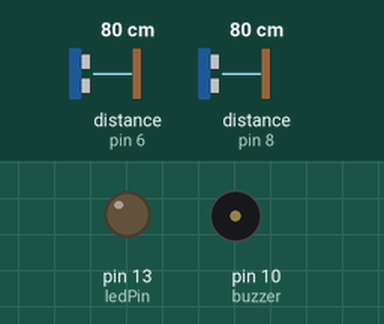
Bench run of a sketch on a simulated Arduino Uno, built with avr-gcc and run on an emulated ATmega328P. Parts: output pins drawn as LEDs (lit = HIGH), buzzer (waves = sounding, pin HIGH). Wiring (inferred from the names in the program): 2 × ultrasonic range finder: trigger pin 7, echo pin 6 / trigger pin 9, echo pin 8. Inputs (shaded band) come from the test bench; at power-on: distance to the obstacle (sensors on pin 6, pin 8) 80 cm. The echo pulse lasts 58.3 µs per cm; pins used as bus, display or sensor lines are not drawn.

Above: at 0.1 s.
At 1.1 s:
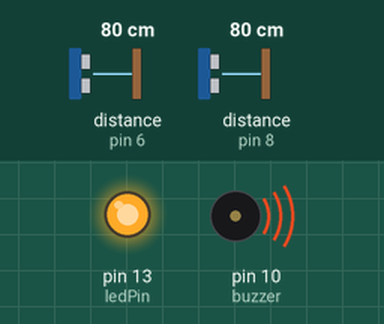
Timing chart, 0 to 2.6 s (numbered marks = the images above):
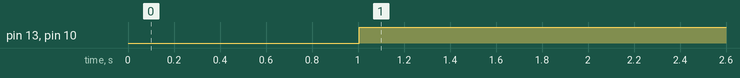

The sketch:

buzzerplusUS.ino
```cpp
// defines pins numbers
const int trigPin = 7;
const int echoPin = 6;
const int buzzer = 10;
const int ledPin = 13;

const int echopin2 = 8;
const int trigpin2 = 9;

// defines variables
int duration;
int distance;

int duration2;
int distance2;


void setup() {
  pinMode(trigPin, OUTPUT); // Sets the trigPin as an Output
  pinMode(echoPin, INPUT);// Sets the echoPin as an Input

  pinMode(trigpin2, OUTPUT);
  pinMode(echopin2, INPUT);

  pinMode(buzzer, OUTPUT);
  pinMode(ledPin, OUTPUT);
  Serial.begin(9600); // Starts the serial communication
}


void loop() {
// Clears the trigPin
digitalWrite(trigPin, LOW);
delayMicroseconds(500);
digitalWrite(trigpin2, LOW);
delayMicroseconds(500);

// Sets the trigPin on HIGH state for 10 micro seconds
digitalWrite(trigPin, HIGH);
digitalWrite(trigpin2,HIGH);
delayMicroseconds(2);
digitalWrite(trigPin, LOW);
digitalWrite(trigpin2,LOW);
delayMicroseconds(2);

// Reads the echoPin, returns the sound wave travel time in microseconds
duration = pulseIn(echoPin, HIGH);
duration2= pulseIn(echopin2, HIGH);

// Calculating the distance
distance = duration*0.034/2;
distance2 = duration2*0.034/2;

if (distance <=5)  {
  digitalWrite(buzzer, HIGH);
  digitalWrite(ledPin, HIGH);
}

else if (distance2 <=5) {
  digitalWrite(buzzer, HIGH);
  digitalWrite(ledPin, HIGH);
}

else{
  digitalWrite(buzzer, LOW);
  digitalWrite(ledPin, LOW);
}

// Prints the distance on the Serial Monitor
//Serial.print("Distance: ");
//Serial.println(distance);

//Serial.print("Distance2:");
//Serial.println(distance2);
}
```

Measured:
- by itself, pin 13 (ledPin), pin 10 (buzzer): LOW → HIGH at 1.0 s
